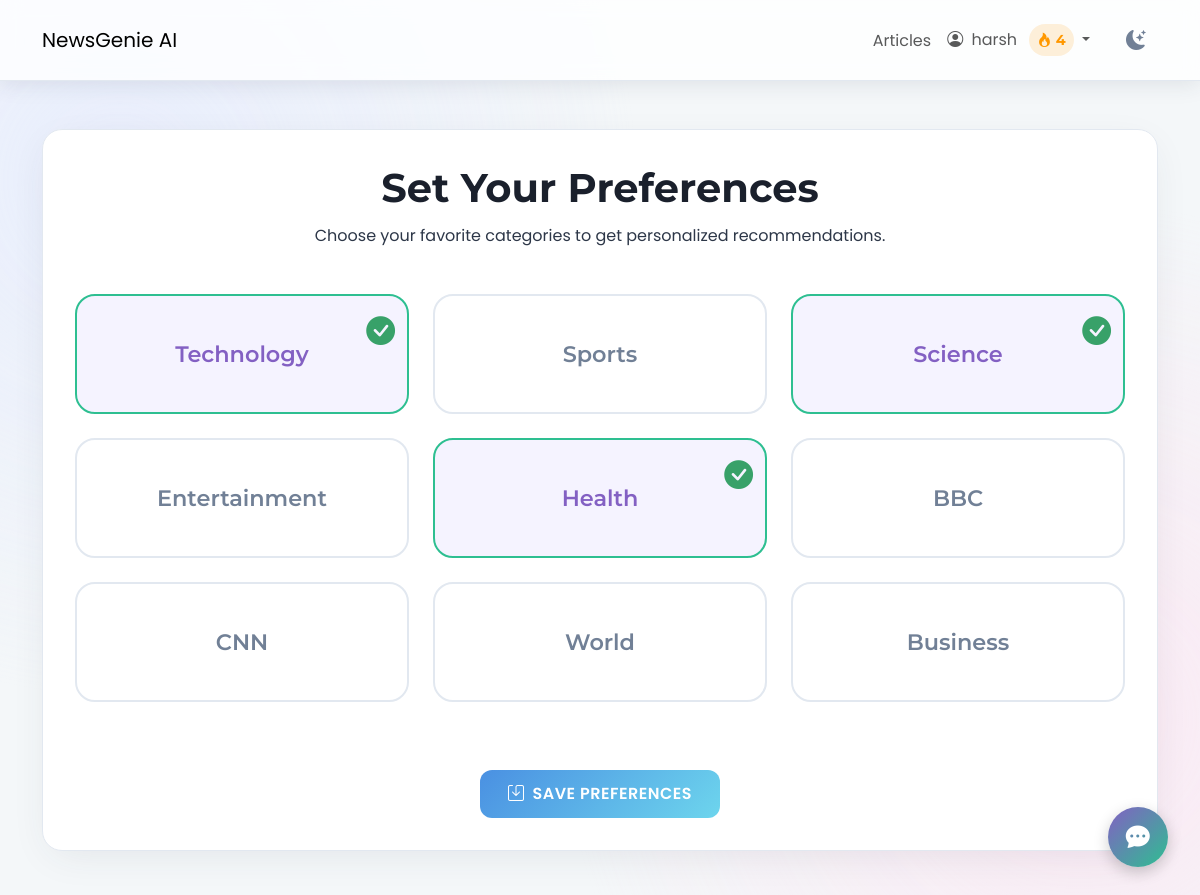
/preferences/ (signed in), run on an earlier commit of the app's database.
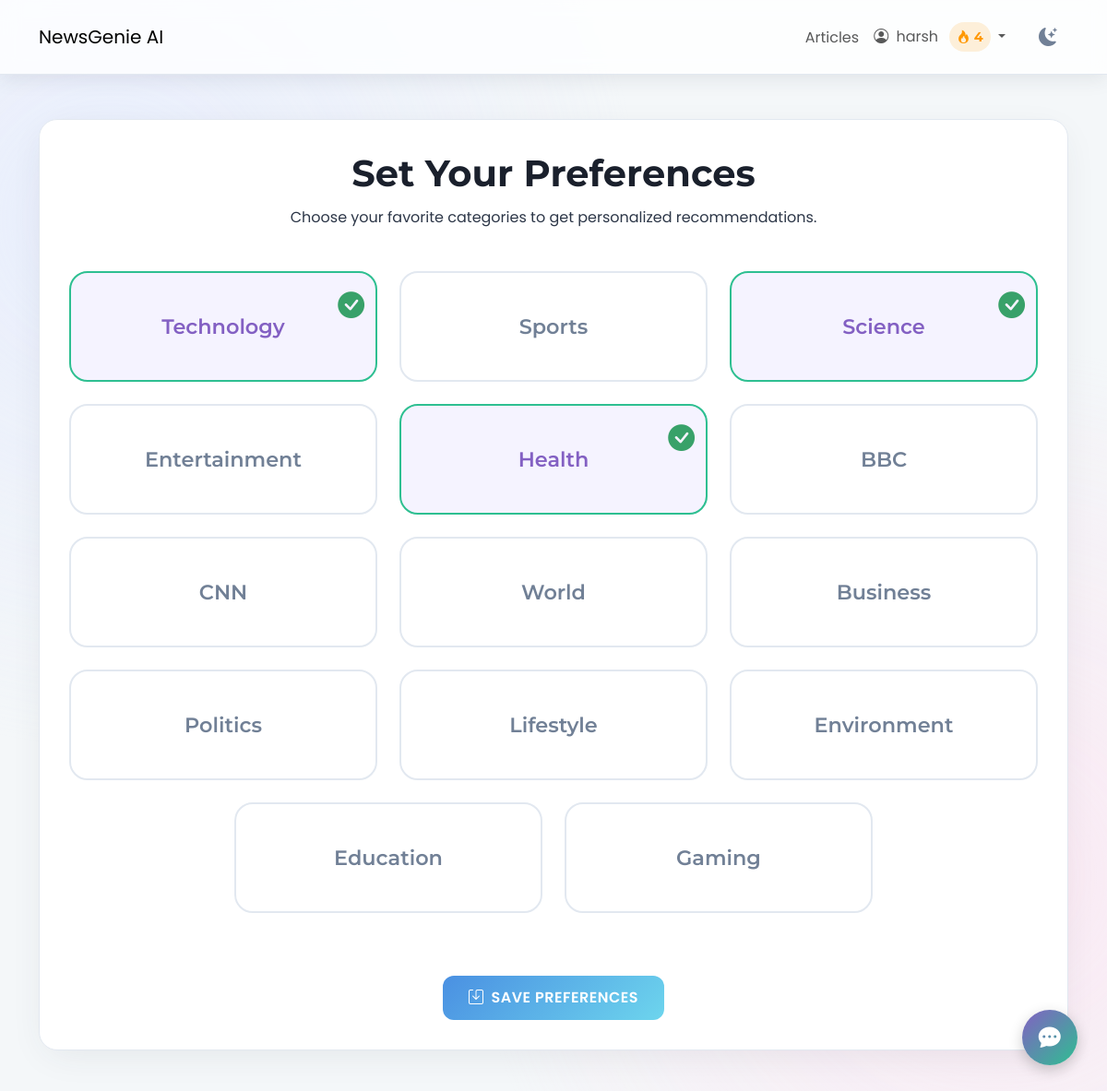
And on a later commit of the database.
### news/models.py (models this page shows)
class Category(models.Model):
    name = models.CharField(max_length=100)
    def __str__(self):
        return self.name

### news/views.py (the view)
# urls.py: path('preferences/', views.preference_view, name="preferences"),
@login_required
def preference_view(request):
    user_pref, created = UserPreference.objects.get_or_create(user=request.user)
    if request.method == "POST":
        form = UserPreferenceForm(request.POST, instance=user_pref)
        if form.is_valid():
            form.save()
            return redirect("news:recommendations")
    else:
        form = UserPreferenceForm(instance=user_pref)
    return render(request, "news/user_preference.html", {"form": form})

### news/templates/news/user_preference.html (shortened to what this page needs)
{% extends 'news/base.html' %}
{% load static %}
{% block content %}
<div class="user-preferences-container text-center app-card mt-5">
    <div class="page-header-section">
        <h1 class="page-title-heading">Set Your Preferences</h1>
        <p class="page-subtitle-text">Choose your favorite categories to get personalized recommendations.</p>
    </div>
    <form method="post" class="mt-4">
        <div class="preference-grid-container">
            <div class="row g-4 justify-content-center">
                {% for checkbox in form.preferred_categories %}
                <div class="col-6 col-md-4">
                    <label class="preference-card-label" for="{{ checkbox.id_for_label }}">
                        <div class="preference-card">
                            <span class="preference-card-text">{{ checkbox.choice_label }}</span>
                            <div class="checkmark-overlay">
                                <i class="bi bi-check-circle-fill"></i>
                            </div>
                        </div>
                    </label>
                </div>
                {% endfor %}
            </div>
        </div>
        <div class="mt-5">
            <button type="submit" class="btn app-btn primary-btn btn-lg"><i class="bi bi-save me-2"></i> Save Preferences</button>
        </div>
    </form>
</div>
{% endblock %}

What changed in the data, as far as the page shows it:
added Category: choice_label "Politics"
added Category: choice_label "Lifestyle"
added Category: choice_label "Environment"
added Category: choice_label "Education"
added Category: choice_label "Gaming"
